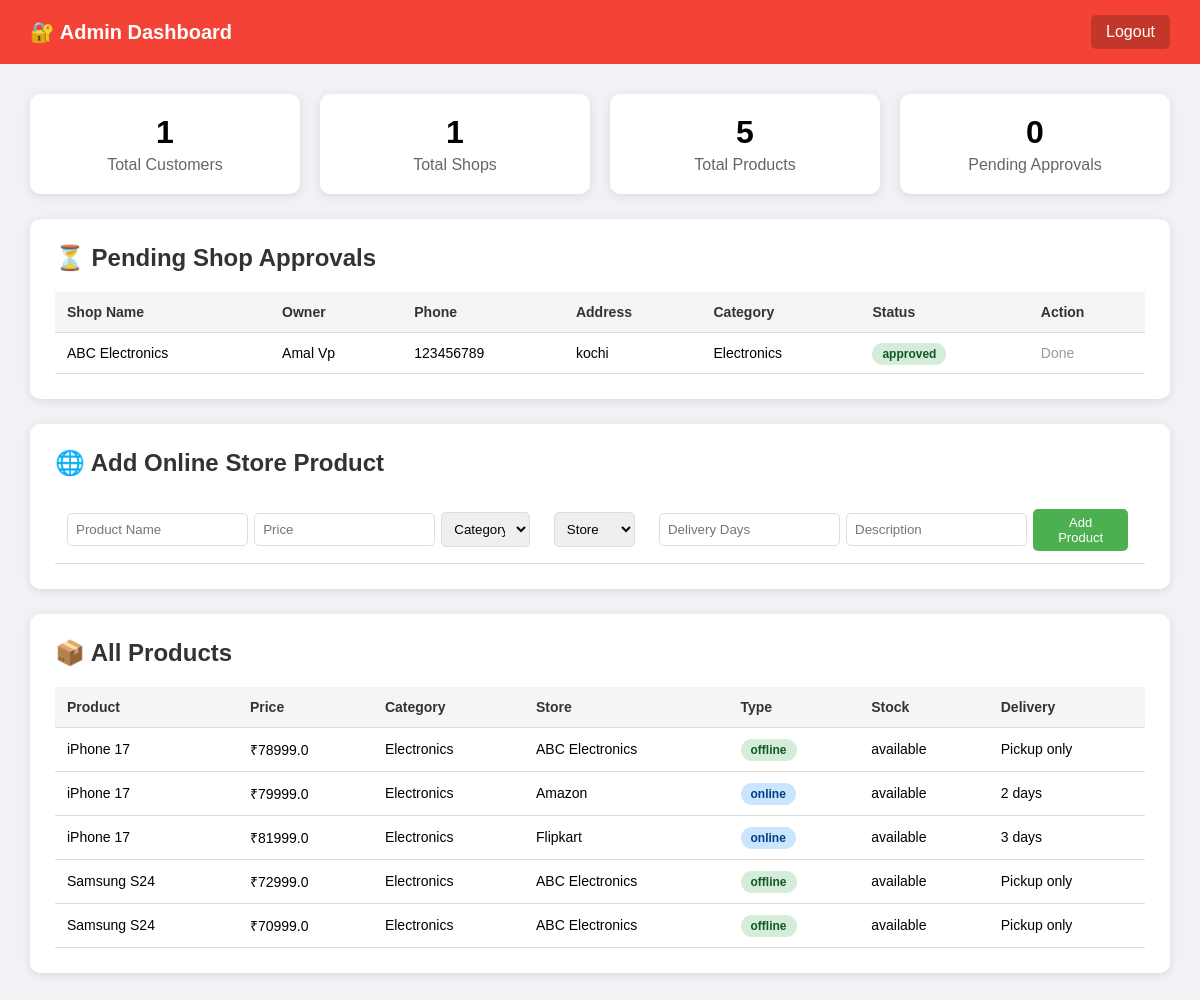
Screenshot of /admin/dashboard (signed in) with the database file from the repository.
### tables this page shows
CREATE TABLE shops (
            id INTEGER PRIMARY KEY AUTOINCREMENT,
            shop_name TEXT NOT NULL,
            owner_name TEXT NOT NULL,
            email TEXT UNIQUE NOT NULL,
            password TEXT NOT NULL,
            phone TEXT NOT NULL,
            address TEXT NOT NULL,
            category TEXT NOT NULL,
            status TEXT DEFAULT 'pending'
        );

CREATE TABLE products (
            id INTEGER PRIMARY KEY AUTOINCREMENT,
            name TEXT NOT NULL,
            price REAL NOT NULL,
            stock_status TEXT DEFAULT 'available',
            category TEXT NOT NULL,
            description TEXT,
            store_name TEXT NOT NULL,
            store_type TEXT NOT NULL,
            delivery_days INTEGER,
            shop_id INTEGER
        );

### app.py (the view)
@app.route('/admin/dashboard')
def admin_dashboard():
    if session.get('role') != 'admin':
        return redirect(url_for('login_admin'))
    db = get_db()
    shops    = db.execute('SELECT * FROM shops').fetchall()
    products = db.execute('SELECT * FROM products').fetchall()
    total_users    = db.execute('SELECT COUNT(*) FROM users').fetchone()[0]
    total_shops    = db.execute('SELECT COUNT(*) FROM shops').fetchone()[0]
    total_products = db.execute('SELECT COUNT(*) FROM products').fetchone()[0]
    pending_shops  = db.execute('SELECT COUNT(*) FROM shops WHERE status = "pending"').fetchone()[0]
    db.close()
    return render_template('admin_dashboard.html',
                           shops=shops,
                           products=products,
                           total_users=total_users,
                           total_shops=total_shops,
                           total_products=total_products,
                           pending_shops=pending_shops)

### app.py (called while the page is built)
def get_db():
    conn = sqlite3.connect('database.db')
    conn.row_factory = sqlite3.Row
    return conn

### templates/admin_dashboard.html (shortened to what this page needs)
<!DOCTYPE html>
<html>
<head>
</head>
<body>
    <div class="navbar">
        <h1>🔐 Admin Dashboard</h1>
        <a href="/logout">Logout</a>
    </div>
    <div class="container">
        <div class="stats">
            <div class="stat-box">
                <h3>{{ total_users }}</h3>
                <p>Total Customers</p>
            </div>
            <div class="stat-box">
                <h3>{{ total_shops }}</h3>
                <p>Total Shops</p>
            </div>
            <div class="stat-box">
                <h3>{{ total_products }}</h3>
                <p>Total Products</p>
            </div>
            <div class="stat-box">
                <h3>{{ pending_shops }}</h3>
                <p>Pending Approvals</p>
            </div>
        </div>
        <div class="section">
            <h2>⏳ Pending Shop Approvals</h2>
            {% if shops %}
            <table>
                <tr>
                    <th>Shop Name</th>
                    <th>Owner</th>
                    <th>Phone</th>
                    <th>Address</th>
                    <th>Category</th>
                    <th>Status</th>
                    <th>Action</th>
                </tr>
                {% for shop in shops %}
                <tr>
                    <td>{{ shop['shop_name'] }}</td>
                    <td>{{ shop['owner_name'] }}</td>
                    <td>{{ shop['phone'] }}</td>
                    <td>{{ shop['address'] }}</td>
                    <td>{{ shop['category'] }}</td>
                    <td>
                        <span class="badge {{ shop['status'] }}">
                            {{ shop['status'] }}
                        </span>
                    </td>
                    <td>
                        {% if shop['status'] == 'pending' %}
                        <form method="POST" action="/admin/approve/{{ shop['id'] }}" style="display:inline">
                            <button class="btn btn-approve">Approve</button>
                        </form>
                        <form method="POST" action="/admin/reject/{{ shop['id'] }}" style="display:inline">
                            <button class="btn btn-reject">Reject</button>
                        </form>
                        {% else %}
                        <span style="color:#999">Done</span>
                        {% endif %}
                    </td>
                </tr>
                {% endfor %}
            </table>
            {% else %}
            <p class="no-data">No shops registered yet.</p>
            {% endif %}
        </div>
        <div class="section">
            <h2>🌐 Add Online Store Product</h2>
            <form method="POST" action="/admin/add-product">
                <table>
                    <tr>
                        <td><input type="text" name="name" placeholder="Product Name" required style="width:100%;padding:8px;border:1px solid #ddd;border-radius:5px"></td>
                        <td><input type="number" name="price" placeholder="Price" required style="width:100%;padding:8px;border:1px solid #ddd;border-radius:5px"></td>
                        <td>
                            <select name="category" required style="width:100%;padding:8px;border:1px solid #ddd;border-radius:5px">
                                <option value="">Category</option>
                            </select>
                        </td>
                        <td>
                            <select name="store_name" required style="width:100%;padding:8px;border:1px solid #ddd;border-radius:5px">
                                <option value="">Store</option>
                            </select>
                        </td>
                        <td><input type="number" name="delivery_days" placeholder="Delivery Days" required style="width:100%;padding:8px;border:1px solid #ddd;border-radius:5px"></td>
                        <td><input type="text" name="description" placeholder="Description" style="width:100%;padding:8px;border:1px solid #ddd;border-radius:5px"></td>
                        <td><button type="submit" class="btn btn-approve">Add Product</button></td>
                    </tr>
                </table>
            </form>
        </div>
        <div class="section">
            <h2>📦 All Products</h2>
            {% if products %}
            <table>
                <tr>
                    <th>Product</th>
                    <th>Price</th>
                    <th>Category</th>
                    <th>Store</th>
                    <th>Type</th>
                    <th>Stock</th>
                    <th>Delivery</th>
                </tr>
                {% for product in products %}
                <tr>
                    <td>{{ product['name'] }}</td>
                    <td>₹{{ product['price'] }}</td>
                    <td>{{ product['category'] }}</td>
                    <td>{{ product['store_name'] }}</td>
                    <td>
                        <span class="badge {{ product['store_type'] }}">
                            {{ product['store_type'] }}
                        </span>
                    </td>
                    <td>{{ product['stock_status'] }}</td>
                    <td>
                        {% if product['delivery_days'] %}
                            {{ product['delivery_days'] }} days
                        {% else %}
                            Pickup only
                        {% endif %}
                    </td>
                </tr>
                {% endfor %}
            </table>
            {% else %}
            <p class="no-data">No products added yet.</p>
            {% endif %}
        </div>
    </div>
</body>
</html>

### templates/admin_dashboard.html (style rules this page uses)
body { font-family: Arial; margin: 0; background-color: #f0f2f5; }
.navbar { background-color: #f44336; padding: 15px 30px; color: white; display: flex; justify-content: space-between; align-items: center; }
.navbar h1 { margin: 0; font-size: 20px; }
.navbar a { color: white; text-decoration: none; background: rgba(0,0,0,0.2); padding: 8px 15px; border-radius: 5px; }
.container { padding: 30px; }
.section { background: white; padding: 25px; border-radius: 10px; margin-bottom: 25px; box-shadow: 0 2px 10px rgba(0,0,0,0.1); }
h2 { color: #333; margin-top: 0; }
table { width: 100%; border-collapse: collapse; }
th, td { padding: 12px; text-align: left; border-bottom: 1px solid #ddd; font-size: 14px; }
th { background-color: #f5f5f5; color: #333; }
.badge { padding: 4px 10px; border-radius: 20px; font-size: 12px; font-weight: bold; }
.approved { background: #d4edda; color: #155724; }
.offline { background: #d4edda; color: #155724; }
.online { background: #cce5ff; color: #004085; }
.btn { padding: 6px 14px; border: none; border-radius: 5px; cursor: pointer; font-size: 13px; margin-right: 5px; }
.btn-approve { background-color: #4CAF50; color: white; }
.stats { display: flex; gap: 20px; margin-bottom: 25px; }
.stat-box { background: white; padding: 20px 30px; border-radius: 10px; text-align: center; flex: 1; box-shadow: 0 2px 10px rgba(0,0,0,0.1); }
.stat-box h3 { margin: 0; font-size: 32px; }
.stat-box p { margin: 5px 0 0; color: #666; }

### rows the page displays
shops: shop_name "ABC Electronics", owner_name "Amal Vp", phone "123456789", address "kochi", category "Electronics", status "approved", shows "Done"
products: name "iPhone 17", price "78999.0", category "Electronics", store_name "ABC Electronics", store_type "offline", stock_status "available", shows "Pickup only"
products: name "iPhone 17", price "79999.0", category "Electronics", store_name "Amazon", store_type "online", stock_status "available", delivery_days "2"
products: name "iPhone 17", price "81999.0", category "Electronics", store_name "Flipkart", store_type "online", stock_status "available", delivery_days "3"
products: name "Samsung S24", price "72999.0", category "Electronics", store_name "ABC Electronics", store_type "offline", stock_status "available", shows "Pickup only"
products: name "Samsung S24", price "70999.0", category "Electronics", store_name "ABC Electronics", store_type "offline", stock_status "available", shows "Pickup only"

### other values shown
{{ total_users }} "1"
{{ total_shops }} "1"
{{ total_products }} "5"
{{ pending_shops }} "0"
